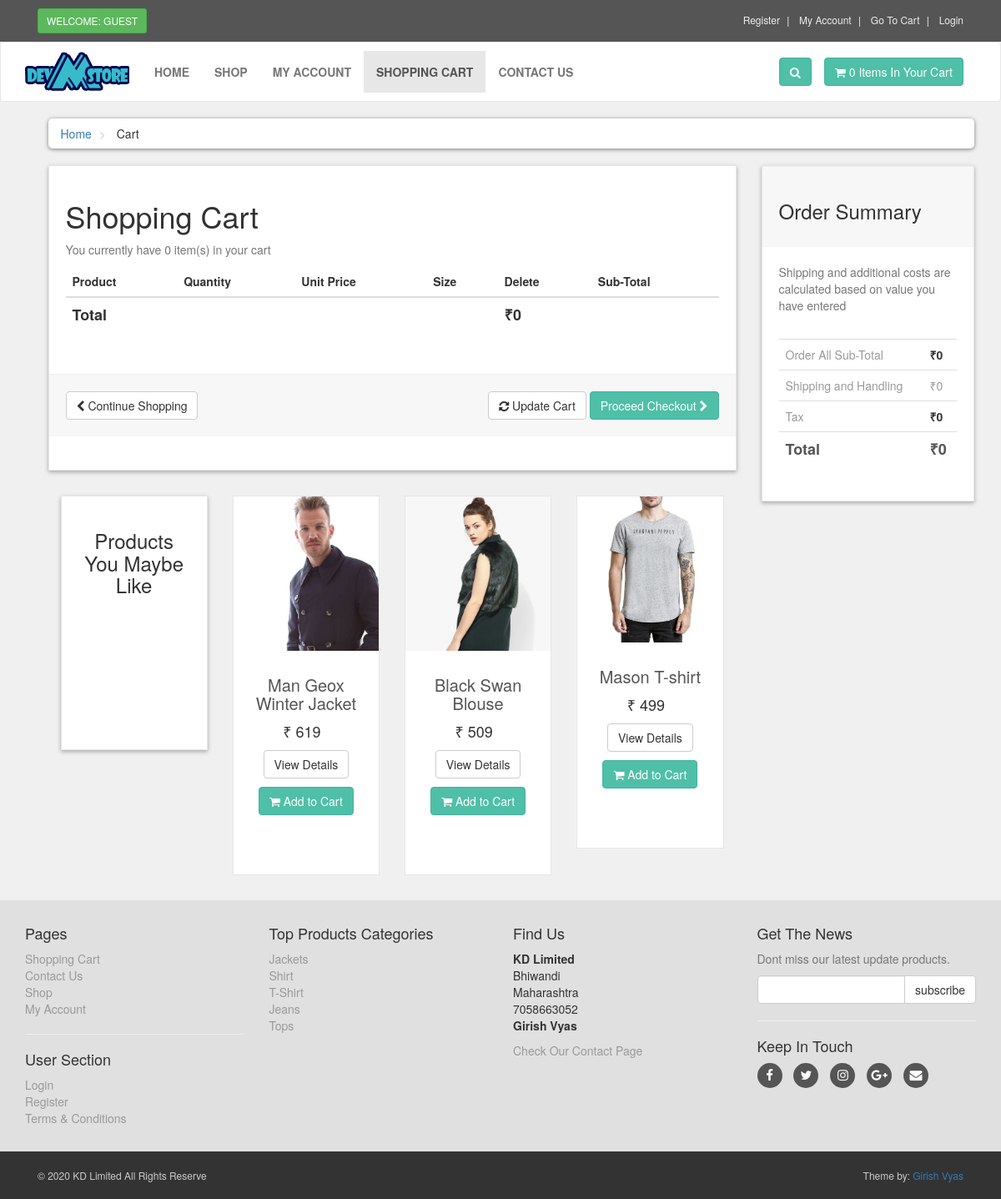
The app's page /cart.php with its own data.
### tables this page shows
CREATE TABLE `products` (
  `product_id` int(10) NOT NULL,
  `p_cat_id` int(10) NOT NULL,
  `cat_id` int(10) NOT NULL,
  `manufacturer_id` int(10) NOT NULL,
  `date` timestamp NOT NULL DEFAULT CURRENT_TIMESTAMP ON UPDATE CURRENT_TIMESTAMP,
  `product_title` text NOT NULL,
  `product_img1` text NOT NULL,
  `product_img2` text NOT NULL,
  `product_img3` text NOT NULL,
  `product_price` int(10) DEFAULT NULL,
  `product_keywords` text NOT NULL,
  `product_desc` text NOT NULL,
  `product_label` text NOT NULL,
  `product_sale` int(100) NOT NULL
);

CREATE TABLE `product_categories` (
  `p_cat_id` int(10) NOT NULL,
  `p_cat_title` text NOT NULL,
  `p_cat_top` text NOT NULL,
  `p_cat_image` text NOT NULL
);

### cart.php (the view, shortened to what this page needs)
<?php
    include("includes/header.php");
?>
   <div id="content">
       <div class="container">
           <div class="col-md-12">
               <ul class="breadcrumb">
                   <li>
                       <a href="index.php">Home</a>
                   </li>
                   <li>
                       Cart
                   </li>
               </ul>
           </div>
           <div id="cart" class="col-md-9">
               <div class="box">
                   <form action="cart.php" method="post" enctype="multipart/form-data">
                       <h1>Shopping Cart</h1>
                       <?php
                       $ip_add = getRealIpUser();
                       $select_cart = "select * from cart where ip_add='$ip_add'";
                       $run_cart = mysqli_query($con,$select_cart);
                       $count = mysqli_num_rows($run_cart);
                       ?>
                       <p class="text-muted">You currently have <?php echo $count; ?> item(s) in your cart</p>
                       <div class="table-responsive">
                           <table class="table">
                               <thead>
                                   <tr>
                                       <th colspan="2">Product</th>
                                       <th>Quantity</th>
                                       <th>Unit Price</th>
                                       <th>Size</th>
                                       <th colspan="1">Delete</th>
                                       <th colspan="2">Sub-Total</th>
                                   </tr>
                               </thead>
                                  <?php
                                   $total = 0;
                                   ?>
                               <tfoot>
                                   <tr>
                                       <th colspan="5">Total</th>
                                       <th colspan="2">₹<?php echo $total; ?></th>
                                   </tr>
                               </tfoot>
                           </table>
                       </div>
                       <div class="box-footer">
                           <div class="pull-left">
                               <a href="index.php" class="btn btn-default">
                                   <i class="fa fa-chevron-left"></i> Continue Shopping
                               </a>
                           </div>
                           <div class="pull-right">
                               <button type="submit" name="update" value="Update Cart" class="btn btn-default">
                                   <i class="fa fa-refresh"></i> Update Cart
                               </button>
                               <a href="checkout.php" class="btn btn-primary">
                                   Proceed Checkout <i class="fa fa-chevron-right"></i>
                               </a>
                           </div>
                       </div>
                   </form>
               </div>
               <div id="row same-heigh-row">
                   <div class="col-md-3 col-sm-6">
                       <div class="box same-height headline">
                           <h3 class="text-center">Products You Maybe Like</h3>
                       </div>
                   </div>
                   <?php
                   $get_products = "select * from products order by rand() LIMIT 0,3";
                   $run_products = mysqli_query($con,$get_products);
                   while($row_products=mysqli_fetch_array($run_products)){
                    $pro_id = $row_products['product_id'];
                    $pro_title = $row_products['product_title'];
                    $pro_price = $row_products['product_price'];
                    $pro_sale_price = $row_products['product_sale'];
                    $pro_img1 = $row_products['product_img1'];
                    $pro_label = $row_products['product_label'];
                    if($pro_label == "sale"){
                        $product_price = " <del> ₹ $pro_price </del> ";
                        $product_sale_price = "/ ₹ $pro_sale_price ";
                    }else{
                        $product_price = "  ₹ $pro_price  ";
                        $product_sale_price = "";
                    }
                    if($pro_label == ""){
                    }else{
                        $product_label = "
                            <a href='#' class='label $pro_label'>
                                <div class='theLabel'> $pro_label </div>
                                <div class='labelBackground'>  </div>
                            </a>
                        ";
                    }
                    echo "
                    <div class='col-md-3 col-sm-6 center-responsive'>
                        <div class='product'>
                            <a href='details.php?pro_id=$pro_id'>
                                <img class='img-responsive' src='admin_area/product_images/$pro_img1'>
                            </a>
                            <div class='text'>
                                <h3>
                                    <a href='details.php?pro_id=$pro_id'>
                                        $pro_title
                                    </a>
                                </h3>
                                <p class='price'>
                                $product_price &nbsp;$product_sale_price
                                </p>
                                <p class='button'>
                                    <a class='btn btn-default' href='details.php?pro_id=$pro_id'>
                                        View Details
                                    </a>
                                    <a class='btn btn-primary' href='details.php?pro_id=$pro_id'>
                                        <i class='fa fa-shopping-cart'></i> Add to Cart
                                    </a>
                                </p>
                            </div>
                            $product_label
                        </div>
                    </div>
                    ";
                   }
                   ?>
               </div>
           </div>
           <div class="col-md-3">
               <div id="order-summary" class="box">
                   <div class="box-header">
                       <h3>Order Summary</h3>
                   </div>
                   <p class="text-muted">
                       Shipping and additional costs are calculated based on value you have entered
                   </p>
                   <div class="table-responsive">
                       <table class="table">
                           <tbody>
                               <tr>
                                   <td> Order All Sub-Total </td>
                                   <th> ₹<?php echo $total; ?> </th>
                               </tr>
                               <tr>
                                   <td> Shipping and Handling </td>
                                   <td> ₹0 </td>
                               </tr>
                               <tr>
                                   <td> Tax </td>
                                   <th> ₹0 </th>
                               </tr>
                               <tr class="total">
                                   <td> Total </td>
                                   <th> ₹<?php echo $total; ?> </th>
                               </tr>
                           </tbody>
                       </table>
                   </div>
               </div>
           </div>
       </div>
   </div>
   <?php
    include("includes/footer.php");
    ?>
</body>
</html>

### includes/footer.php (shortened to what this page needs)
<div id="footer">
    <div class="container">
        <div class="row">
            <div class="col-sm-6 col-md-3">
               <h4>Pages</h4>
                <ul>
                    <li><a href="cart.php">Shopping Cart</a></li>
                    <li><a href="contact.php">Contact Us</a></li>
                    <li><a href="shop.php">Shop</a></li>
                    <li><a href="customer/my_account.php">My Account</a></li>
                </ul>
                <hr>
                <h4>User Section</h4>
                <ul>
                           <?php
                           if(!isset($_SESSION['customer_email'])){
                               echo"<a href='checkout.php'>Login</a>";
                           }else{
                              echo"<a href='customer/my_account.php?my_orders'>My Account</a>";
                           }
                           ?>
                    <li><a href="customer_register.php">Register</a></li>
                    <li><a href="terms.php">Terms & Conditions</a></li>
                </ul>
            </div>
            <div class="com-sm-6 col-md-3">
                <h4>Top Products Categories</h4>
                <ul>
                    <?php
                        $get_p_cats = "select * from product_categories";
                        $run_p_cats = mysqli_query($con,$get_p_cats);
                        while($row_p_cats=mysqli_fetch_array($run_p_cats)){
                            $p_cat_id = $row_p_cats['p_cat_id'];
                            $p_cat_title = $row_p_cats['p_cat_title'];
                            echo "
                                <li>
                                    <a href='shop.php?p_cat=$p_cat_id'>
                                        $p_cat_title
                                    </a>
                                </li>
                            ";
                        }
                    ?>
                </ul>
            </div>
            <div class="col-sm-6 col-md-3">
                <h4>Find Us</h4>
                <p>
                    <strong>KD Limited</strong>
                    <br/>Bhiwandi
                    <br/>Maharashtra
                    <br/>7058663052
                    <br/><gvyas9095@gmail.com
                    <br/><strong>Girish Vyas</strong>
                </p>
                <a href="contact.php">Check Our Contact Page</a>
            </div>
            <div class="col-sm-6 col-md-3">
                <h4>Get The News</h4>
                <p class="text-muted">
                    Dont miss our latest update products.
                </p>
                <form action="https://feedburner.google.com/fb/a/mailverify" method="post" target="popupwindow" onsubmit="window.open('https://feedburner.google.com/fb/a/mailverify?uri=M-devMedia', 'popupwindow', 'scrollbars=yes,width=550,height=520');return true" method="post">
                    <div class="input-group">
                        <input type="text" class="form-control" name="email">
                        <span class="input-group-btn">
                            <input type="submit" value="subscribe" class="btn btn-default">
                        </span>
                    </div>
                </form>
                <hr>
                <h4>Keep In Touch</h4>
                <p class="social">
                    <a href="#" class="fa fa-facebook"></a>
                    <a href="#" class="fa fa-twitter"></a>
                    <a href="#" class="fa fa-instagram"></a>
                    <a href="#" class="fa fa-google-plus"></a>
                    <a href="#" class="fa fa-envelope"></a>
                </p>
            </div>
        </div>
    </div>
</div>
<div id="copyright">
    <div class="container">
        <div class="col-md-6">
            <p class="pull-left">&copy; 2020 KD Limited All Rights Reserve</p>
        </div>
        <div class="col-md-6">
            <p class="pull-right">Theme by: <a href="#">Girish Vyas</a></p>
        </div>
    </div>
</div>

### customer/styles/style.css (style rules this page uses)
body { font-size: 14px; line-height: 1.42857143; color: #333333; background: #f0f0f0; overflow-x: hidden; }
.btn-primary { color: rgb(255, 255, 255); background: rgb(79, 191, 168); border-color: rgb(65, 179, 156); }
.box { background: #ffffff; margin: 0 0 30px; border: solid 1px #e6e6e6; box-sizing: border-box; padding: 20px; box-shadow: 0px 2px 5px rgba(0, 0, 0, .3); }
#content { padding-left: 25px; }
#content .product { background: #ffffff; border: solid 1px #e6e6e6; margin-bottom: 30px; box-sizing: border-box; }
#content .product .text { padding: 10px 10px 0px; }
#content .product .text p.price { font-size: 18px; text-align: center; font-weight: 400; }
#content .product .text .button { text-align: center; clear: both; }
#content .product .text .button .btn { margin-bottom: 10px; }
#content .product .text h3 { text-align: center; font-size: 20px; }
#content .product .text h3 a { color: rgb(85, 85, 85); }
.breadcrumb { padding: 8px 15px; margin-bottom: 20px; background: #ffffff; border-radius: 5px; box-shadow: 0px 1px 5px rgba(0, 0, 0, .5); }
.breadcrumb> li + li:before { content: ">\00a0"; color: #cccccc; }
#content .headline { height: 305px; }
#content #cart .table tfoot { font-size: 18px; }
.box .box-footer { background-color: #f7f7f7; margin: 30px -20px 20px; padding: 20px; border-top: 1px solid #eeeeee; }
.box .box-footer:before, .box .box-footer:after { content: ""; display: table; }
.box .box-footer:after { clear: both; }
.box .box-header { background-color: #f7f7f7; margin: -20px -20px 20px; padding: 20px; border-top: 1px solid #eeeeee; }
#content #order-summary table { margin-top: 20px; }
#content #order-summary table td { color: #999999; }
#content #order-summary table tr.total td, #content #order-summary table tr.total th { font-size: 18px; color: #555555; font-weight: 700; }
#footer { background: #e0e0e0; padding: 20px 0; }
#footer a { color: #999999; padding: 0; text-decoration: none; }
#footer ul { list-style: none; padding-left: 0px; }
#footer .social { text-align: left; }
#footer .social a { margin: 0px 10px 0px 0px; display: inline-block; color: #ffffff; width: 30px; height: 30px; border-radius: 15px; line-height: 30px; font-size: 15px; text-align: center; vertical-align: bottom; background: #555555; text-decoration: none; }
#copyright { background: #333333; color: #cccccc; padding: 20px 0px; font-size: 12px; }
#copyright p { margin: 0px; }

### records on screen
products: product_img1 (picture), product_title "Man Geox Winter Jacket", product_price "₹ 619"
products: product_img1 (picture), product_title "Black Swan Blouse", product_price "₹ 509"
products: product_img1 (picture), product_title "Mason T-shirt", product_price "₹ 499"
product_categories: p_cat_title "Jackets"
product_categories: p_cat_title "Shirt"
product_categories: p_cat_title "T-Shirt"
product_categories: p_cat_title "Jeans"
product_categories: p_cat_title "Tops"

### other values on screen
$count_items "0"
$count "0"
$total "0"
